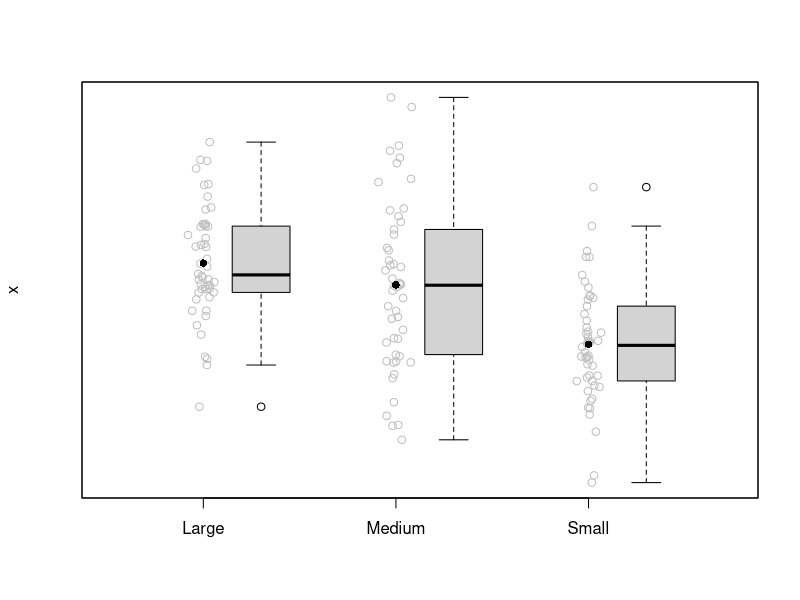

Here is the R script that generated this plot:
rm(list=ls())
set.seed(100)
groups = as.factor(rep(c("Small", "Medium", "Large"), each=50))
x = c(rnorm(50, 10, 3), rnorm(50, 13, 3), rnorm(50, 14, 3))
#plot(groups, x, las=1, xlab="")



plot(as.numeric(groups) + rnorm(150,0,0.03), x, 
     las=1, xlab="", type="p", col="grey",
     xlim=c(0.5, 3.75), xaxt="n", yaxt="n")
axis(1, 1:3, labels=levels(groups)) #give the labels large medium small on x axis
means = tapply(x, groups, mean) #13+14 draw the black dot for means
points(1:3, means, pch=16, col="black")
par(new=T)
plot(groups, x, at=c(1.3, 2.3, 3.3), boxwex=0.3,  #do the box plot
     xlim=c(0.5, 3.75), xaxt="n", yaxt="n",
     las=1, xlab="", ylab="")

